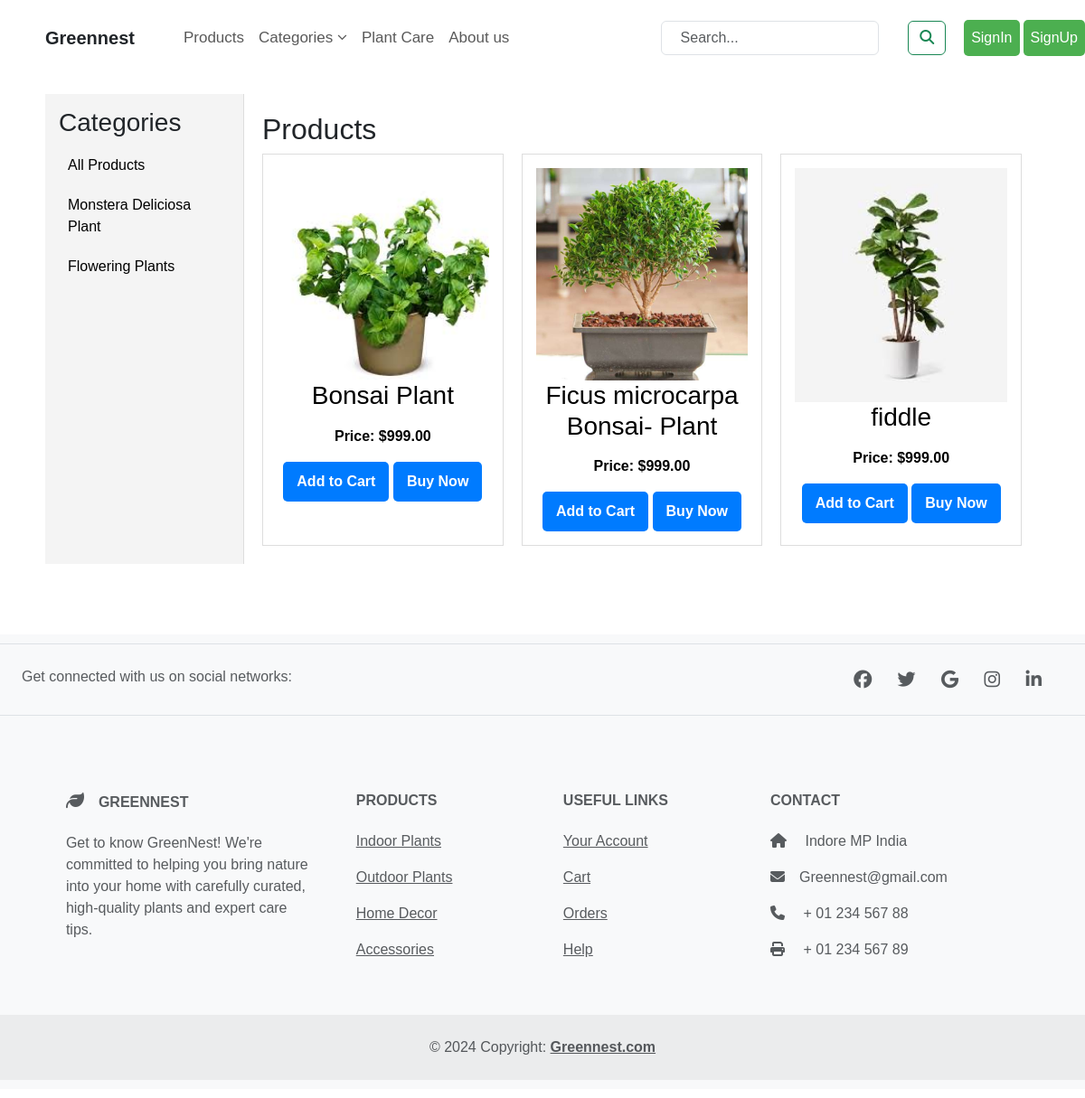
Screenshot of /products/ with the database file from the repository.
### myapp/models.py (models this page shows, shortened)
class Category(models.Model):
    name = models.CharField(max_length=100, unique=True)

class Product(models.Model):
    name = models.CharField(max_length=255)
    category = models.ForeignKey(Category, on_delete=models.SET_NULL, null=True, blank=True)
    price = models.DecimalField(max_digits=10, decimal_places=2)
    stock = models.PositiveIntegerField(default=0)
    image = models.ImageField(upload_to='product_images/', null=True, blank=True)

### myapp/views.py (the view)
# urls.py: path('products/', views.products, name='products'),  # FIXED: 'product/' → 'products/'
def products(request):
    categories = Category.objects.all()  # Get all categories for sidebar
    selected_category_id = request.GET.get('category')  # Get selected category from URL parameters
    if selected_category_id:
        products = Product.objects.filter(category_id=selected_category_id)  # Filter products by category
    else:
        products = Product.objects.all()  # Get all products
    return render(request, 'product.html', {'categories': categories, 'products': products})

### myapp/templates/product.html (shortened to what this page needs)
{% extends 'base.html' %}
{% load static %}
{% block content %}
<!DOCTYPE html>
<html lang="en">
<head>
</head>
<body>
<div class="container">
    <div class="sidebar">
        <h3>Categories</h3>
        <a href="{% url 'products' %}">All Products</a>
        {% for category in categories %}
            <a href="{% url 'products' %}?category={{ category.id }}">{{ category.name }} </a>
        {% endfor %}
    </div>
    <div class="product-container">
        <h2>Products</h2>
        <div class="product-grid">
            {% for product in products %}
                <div class="product-card">
                    <a class="product_detail_link" href="{% url 'product_detail' product.id %}">
                    {% if product.image %}
                        <img src="{{ product.image.url }}" alt="{{ product.name }}">
                    {% endif %}
                    <h3>{{ product.name }}</h3>
                    <p><strong>Price: ${{ product.price }}</strong></p>
                    <a class="buy-now-button" href="{% url 'add_to_cart' product.id %}">Add to Cart</a>
                    <a class="buy-now-button" href="{% url 'checkout'  %}">Buy Now</a>
                </div>
            {% empty %}
                <p>No products available in this category.</p>
            {% endfor %}
        </div>
    </div>
</div>
</body>
</html>
{% endblock %}

### myapp/templates/base.html (shortened to what this page needs)
{% load static %}
<!DOCTYPE html>
<html lang="en">
<head>
    <link rel="stylesheet" href="{% static 'style.css' %}">
    <link href="https://cdn.jsdelivr.net/npm/bootstrap@5.3.3/dist/css/bootstrap.min.css" rel="stylesheet">
    <link rel="stylesheet" href="https://cdnjs.cloudflare.com/ajax/libs/font-awesome/6.6.0/css/all.min.css" rel="stylesheet">
     <link rel="stylesheet" href="https://cdnjs.cloudflare.com/ajax/libs/font-awesome/4.7.0/css/font-awesome.min.css">
</head>
<body>
    <header >
        <div class="container-fluid gx-0  " >
          <nav class="navbar navbar-expand-lg navbar-light   " >
                <a class="navbar-brand  text-dark" href=" {% url 'home' %}"><b>Greennest </b></a>
                <div class="collapse navbar-collapse  gx-0" id="navbarSupportedContent">
                  <ul class="navbar-nav me-auto mb-2 mb-lg-0">
                    <li class="nav-item">
                      <a class="nav-link " aria-current="page" href="{% url 'products' %}">Products</a>
                    </li>
                    <div class="dropdown">
                      <button class="nav-link" id="categoryDropdown">
                          Categories <i id="dropdownIcon" class="fa fa-angle-down"></i>
                      </button>
                  </div>
                    <li class="nav-item">
                          <a class="nav-link" >Plant Care </a>
                    </li>
                    <li class="nav-item">
                      <a class="nav-link" href="{% url 'aboutUs' %}">About us </a>
                    </li>
                  </ul>
                </div>
                  <form class="d-flex search ">
                    <input class="form-control  searchbar px-3 mx-3 " type="search" placeholder=" Search..."  aria-label="Search">
                    <button class="btn btn-outline-success mx-3 " type="submit"><i class="fa-solid fa-search "></i> </button>
                  </form>
                    {% if not user.is_authenticated %}<a class="btns p-2 m-1" href="{% url 'signin'%}">SignIn</a>
                    <a class="btns p-2" href="{% url 'signup'%}">SignUp</a>{% endif %}
              </div>
    </header>
    <main>
        {% block content %}{% endblock %}
    </main>
    <footer>
        <div class="container-fluid gx-0">
          <div class="row gx-0 mt-5">
      <footer class="text-center text-lg-start bg-body-tertiary text-muted">
      <section class="d-flex justify-content-center justify-content-lg-between p-4 border-bottom border-top"  >
        <div class="me-5 d-none d-lg-block ">
          <span>Get connected with us on social networks:</span>
        </div>
        <div>
          <a href="#" class="me-4 text-reset ic"><i class="fab fa-facebook-f"></i></a>
          <a href="" class="me-4 text-reset ic" ><i class="fab fa-twitter"></i></a>
          <a href="" class="me-4 text-reset ic"><i class="fab fa-google"></i></a>
          <a href="#" class="me-4 text-reset ic"><i class="fab fa-instagram"></i></a>
          <a href="" class="me-4 text-reset ic"><i class="fab fa-linkedin"></i></a>
        </div>
      </section>
      <section class="">
        <div class="container text-center text-md-start mt-5 gx-0">
          <div class="row mt-3 gx-0">
            <div class="col-md-3 col-lg-4 col-xl-3 mx-auto mb-4">
              <h6 class="text-uppercase fw-bold mb-4">
                <i class="fas fa-leaf me-3 ic "></i>Greennest
              </h6>
              <p>
                Get to know GreenNest! We're committed to helping you bring nature into your home with carefully curated, high-quality plants and expert care tips.
              </p>
            </div>
            <div class="col-md-2 col-lg-2 col-xl-2 mx-auto mb-4">
              <h6 class="text-uppercase fw-bold mb-4">
                Products
              </h6>
              <p>
                <a href="#!" class="text-reset">Indoor Plants</a>
              </p>
              <p>
                <a href="#!" class="text-reset">Outdoor Plants</a>
              </p>
              <p>
                <a href="#!" class="text-reset">Home Decor</a>
              </p>
              <p>
                <a href="#!" class="text-reset">Accessories</a>
              </p>
            </div>
            <div class="col-md-3 col-lg-2 col-xl-2 mx-auto mb-4">
              <h6 class="text-uppercase fw-bold mb-4">
                Useful links
              </h6>
              <p>
                <a href="#!" class="text-reset">Your Account</a>
              </p>
              <p>
                <a href="#!" class="text-reset">Cart</a>
              </p>
              <p>
                <a href="#!" class="text-reset">Orders</a>
              </p>
              <p>
                <a href="#!" class="text-reset">Help</a>
              </p>
            </div>
            <div class="col-md-4 col-lg-3 col-xl-3 mx-auto mb-md-0 mb-4">
              <h6 class="text-uppercase fw-bold mb-4">Contact</h6>
              <p><i class="fas fa-home me-3"></i> Indore MP India</p>
              <p>
                <i class="fas fa-envelope me-3"></i>Greennest@gmail.com
              </p>
              <p><i class="fas fa-phone me-3"></i> + 01 234 567 88</p>
              <p><i class="fas fa-print me-3"></i> + 01 234 567 89</p>
            </div>
          </div>
        </div>
      </section>
      <div class="text-center p-4" style="background-color: rgba(0, 0, 0, 0.05);">
        © 2024 Copyright:
        <a class="text-reset fw-bold" href="https://mdbootstrap.com/">Greennest.com</a>
      </div>
      </footer>
          </div>
        </div>
      </body>
      </html>
</body>
</html>

### myapp/static/style.css (style rules this page uses)
body { font-size: 15px; font-family: 'Poppins', sans-serif; background-color: white; overflow-x: hidden; margin: 0px; padding: 0px; }
html { background-color: white; }
body { font-family: Arial, sans-serif; min-height: 100vh; display: flex; flex-direction: column; background-color: white; }
header { color: white; padding: 10px 0; text-align: center; }
header nav ul { list-style: none; display: flex; justify-content: center; padding: 0; }
header nav ul li { margin: 0px; }
header nav ul li a { color: white; text-decoration: none; font-size: 18px; }
footer { background-color: white; color: white; padding: 10px 0; text-align: center; }
header { position: relative; z-index: 100; }
footer { position: relative; z-index: 10; }
.navbar { position: fixed; width: 100%; z-index: 999; background-color: white; font-size: 17px; }
.navbar-brand { padding-left: 50px; font-size: 25px; }
#navbarSupportedContent { padding-left: 30px; padding-right: 0px; }
.nav-item { padding-left: 0px; }
.nav-link { padding-left: 0px; color: black; }
.search { padding-left: 0px; margin: 0px; padding-right: 0px; }
.searchbar { padding-right: 0px; padding-left: px; margin: 0px; border-radius: 0%; width: 300px; border-bottom: 1px solid rgb(0, 0, 0); background-color: initial; text-decoration-color: white; }
.searchbar::placeholder { color: black; }
.ic { font-size: 20px; }
.btns { background-color: #4CAF50; padding: 0.75rem 1.5rem; border: none; font-size: 1rem; border-radius: 5px; text-decoration: none; color: white; }
:root { --red: hsl(0, 78%, 62%); --cyan: hsl(180, 62%, 55%); --orange: hsl(34, 97%, 64%); --blue: hsl(212, 86%, 64%); --varyDarkBlue: hsl(234, 12%, 34%); --grayishBlue: hsl(229, 6%, 66%); --veryLightGray: hsl(0, 0%, 98%); --weight1: 200; --weight2: 400; --weight3: 600; }
img { float: right; }
h2 { color: var(--varyDarkBlue); font-weight: var(--weight3); }
body { background-color: white; }

### myapp/templates/product.html (style rules this page uses)
body { font-family: Arial, sans-serif; margin: 0; padding: 0; }
.container { display: flex; padding: 20px; }
.sidebar { width: 20%; background: #f4f4f4; padding: 15px; border-right: 1px solid #ddd; }
.sidebar a { display: block; padding: 10px; text-decoration: none; color: black; }
.product-container { width: 80%; padding: 20px; }
.product-grid { display: grid; grid-template-columns: repeat(auto-fit, minmax(200px, 1fr)); gap: 20px; }
.product-card { border: 1px solid #ddd; padding: 15px; text-align: center; }
.product-card img { width: 100%; height: auto; }
.buy-now-button { display: inline-block; background-color: #007BFF; color: #fff; padding: 10px 15px; text-decoration: none; border-radius: 5px; font-weight: bold; }
.product_detail_link { text-decoration:none; color:black; }

### rows the page displays
Category: name "Monstera Deliciosa Plant"
Category: name "Flowering Plants"
Product: image (picture), name "Bonsai Plant", price "999.00"
Product: image (picture), name "Ficus microcarpa Bonsai- Plant", price "999.00"
Product: image (picture), name "fiddle", price "999.00"
